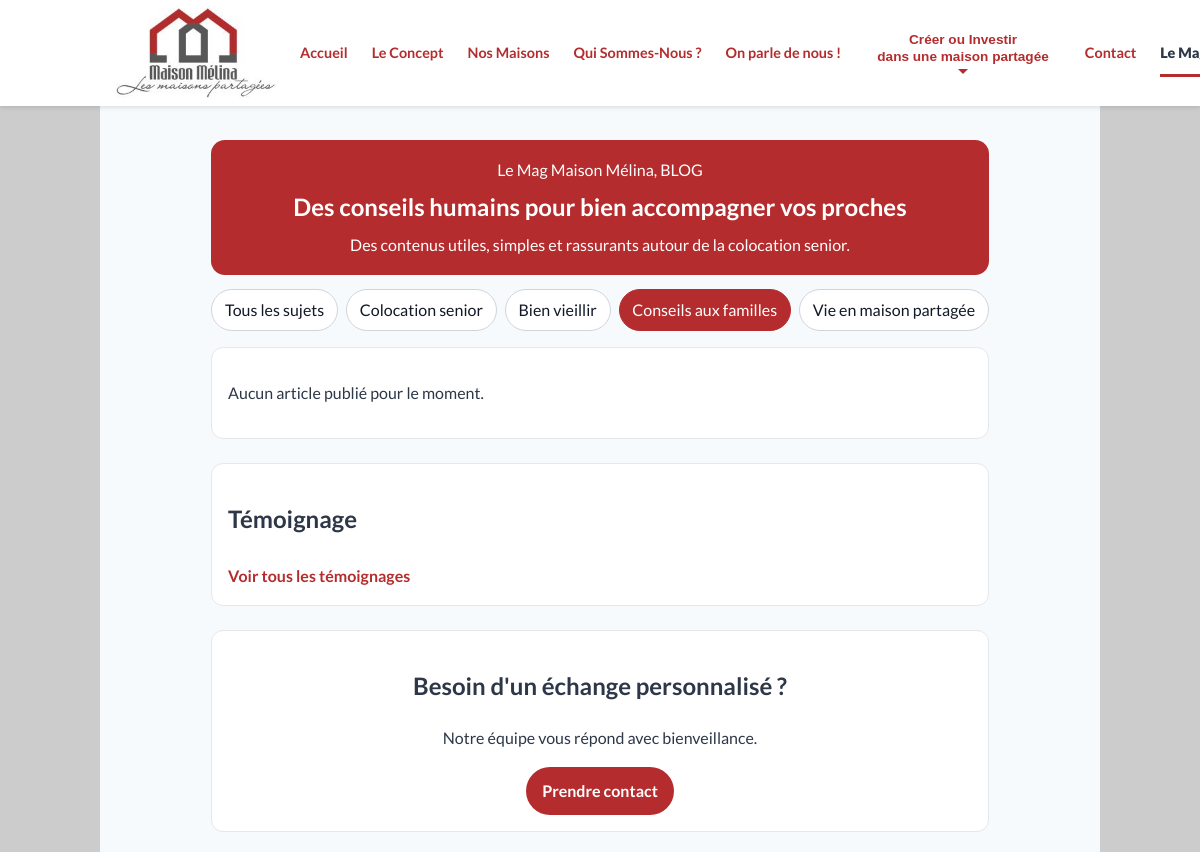
The app's page /le-mag/?category=conseils-aux-familles with its own data.
### tables this page shows
CREATE TABLE IF NOT EXISTS blog_categories (
  id VARCHAR(120) PRIMARY KEY,
  name VARCHAR(180) NOT NULL,
  description TEXT NULL,
  sort_order INT NOT NULL DEFAULT 0,
  created_at DATETIME NOT NULL DEFAULT CURRENT_TIMESTAMP,
  updated_at DATETIME NOT NULL DEFAULT CURRENT_TIMESTAMP ON UPDATE CURRENT_TIMESTAMP
);

### blog-lib/db.php (called while the page is built)
<?php
function blog_config(): array
{
    static $config = null;
    if ($config === null) {
        $config = require __DIR__ . '/config.php';
    }
    return $config;
}
function blog_pdo(): PDO
{
    static $pdo = null;
    if ($pdo !== null) {
        return $pdo;
    }
    $db = blog_config()['db'];
    $dsn = sprintf('mysql:host=%s;port=%d;dbname=%s;charset=%s', $db['host'], $db['port'], $db['name'], $db['charset']);
    $pdo = new PDO($dsn, $db['user'], $db['password'], [
        PDO::ATTR_ERRMODE => PDO::ERRMODE_EXCEPTION,
        PDO::ATTR_DEFAULT_FETCH_MODE => PDO::FETCH_ASSOC,
    ]);
    return $pdo;
}

### blog-lib/utils.php (called while the page is built, shortened)
<?php
require_once __DIR__ . '/db.php';
function blog_h(string $value): string
{
    return htmlspecialchars($value, ENT_QUOTES, 'UTF-8');
}
function blog_fetch_categories(): array
{
    $stmt = blog_pdo()->query('SELECT id, name, description, sort_order FROM blog_categories ORDER BY sort_order ASC, name ASC');
    return $stmt->fetchAll();
}

### blog-lib/config.php (called while the page is built)
<?php
return [
    'db' => [
        'host' => '127.0.0.1',
        'port' => 3306,
        'name' => 'maison_melina',
        'user' => 'root',
        'password' => '',
        'charset' => 'utf8mb4',
    ],
    'admin' => [
        'username' => 'admin',
        'password_hash' => '$2y$12$aAW1BKaX6cPoj5OIaS1nT.TtaV2pLEt/rbhK1iE6kAdJYugqBX9BC',
    ],
    'contact_url' => 'https://maison-m-lina.vercel.app/contact',
    'authors' => ['Thierry', 'Christine'],
];

### le-mag/index.php (the view, shortened to what this page needs)
<?php
require_once __DIR__ . '/../blog-lib/utils.php';
try {
    $pdo = blog_pdo();
    $categories = blog_fetch_categories();
    $category = isset($_GET['category']) ? trim((string) $_GET['category']) : '';
    $sql = "
    SELECT p.id, p.title, p.slug, p.excerpt, p.author_name, p.published_at, p.cta_variant, c.name AS category_name
    FROM blog_posts p
    JOIN blog_categories c ON c.id = p.category_id
    WHERE p.status = 'published'
    ";
    $params = [];
    if ($category !== '') {
        $sql .= " AND c.id = ?";
        $params[] = $category;
    }
    $sql .= ' ORDER BY p.published_at DESC, p.created_at DESC';
    $stmt = $pdo->prepare($sql);
    $stmt->execute($params);
    $posts = $stmt->fetchAll();
} catch (Throwable $e) {
    http_response_code(503);
    $contactUrl = (require __DIR__ . '/../blog-lib/config.php')['contact_url'] ?? '/contact';
    ?>
    <!DOCTYPE html>
    <html lang="fr">
    <head>
      <meta charset="UTF-8">
      <meta name="viewport" content="width=device-width, initial-scale=1.0">
      <title>Le Mag indisponible</title>
      <style>body{font-family:Arial,sans-serif;background:#f8fafc;padding:1rem}.box{max-width:720px;margin:2rem auto;background:#fff;border:1px solid #e5e7eb;border-radius:12px;padding:1rem}.btn{display:inline-block;background:#b42c2d;color:#fff;border-radius:999px;padding:.7rem 1rem;text-decoration:none;font-weight:700}</style>
    </head>
    <body>
      <main class="box">
        <h1>Le Mag est temporairement indisponible</h1>
        <p>Le service blog n'est pas encore connecté à la base de données sur cet environnement.</p>
        <p><a class="btn" href="<?= blog_h($contactUrl) ?>">Prendre contact</a></p>
      </main>
    </body>
    </html>
    <?php
    exit;
}
?>
<!DOCTYPE html>
<html lang="fr">
<head>
  <link rel="stylesheet" href="https://cdnjs.cloudflare.com/ajax/libs/font-awesome/6.5.1/css/all.min.css">
  <link rel="stylesheet" href="/_astro/benefices-economiques.DA2vvG5t.css">
  <link rel="stylesheet" href="/_astro/index.BVHY39ld.css">
</head>
<body data-astro-cid-sckkx6r4>
<div class="side-color left" data-astro-cid-sckkx6r4></div>
<div class="side-color right" data-astro-cid-sckkx6r4></div>
<div class="content-wrapper" data-astro-cid-sckkx6r4>
<header class="fixed-header" data-astro-cid-sckkx6r4>
  <nav aria-label="Navigation principale" data-astro-cid-sckkx6r4>
    <div class="nav-content" data-astro-cid-sckkx6r4>
      <a href="/" class="logo" aria-label="Accueil MAISON MÉLINA" data-astro-cid-sckkx6r4>
        <img src="/img/divers/logo.jpg" alt="Logo MAISON MÉLINA" class="logo-image" width="160" height="90" loading="eager" data-astro-cid-sckkx6r4>
      </a>
      <ul id="main-nav" class="nav-links" data-astro-cid-sckkx6r4>
        <li data-astro-cid-sckkx6r4><a href="/" data-astro-cid-sckkx6r4><span class="nav-text" data-astro-cid-sckkx6r4>Accueil</span></a></li>
        <li data-astro-cid-sckkx6r4><a href="/concept" data-astro-cid-sckkx6r4><span class="nav-text" data-astro-cid-sckkx6r4>Le Concept</span></a></li>
        <li data-astro-cid-sckkx6r4><a href="/nos-maisons" data-astro-cid-sckkx6r4><span class="nav-text" data-astro-cid-sckkx6r4>Nos Maisons</span></a></li>
        <li data-astro-cid-sckkx6r4><a href="/qui-sommes-nous" data-astro-cid-sckkx6r4><span class="nav-text" data-astro-cid-sckkx6r4>Qui Sommes-Nous ?</span></a></li>
        <li data-astro-cid-sckkx6r4><a href="/presse" data-astro-cid-sckkx6r4><span class="nav-text" data-astro-cid-sckkx6r4>On parle de nous !</span></a></li>
        <li class="has-submenu" data-astro-cid-sckkx6r4>
          <button class="submenu-toggle" type="button" aria-expanded="false" aria-haspopup="true" aria-controls="submenu-creer-votre-maison" data-astro-cid-sckkx6r4>
            <span class="nav-text two-lines" data-astro-cid-sckkx6r4>
              <span class="line" data-astro-cid-sckkx6r4>Créer ou Investir</span>
              <span class="line" data-astro-cid-sckkx6r4>dans une maison partagée</span>
            </span>
            <span class="submenu-indicator" aria-hidden="true" data-astro-cid-sckkx6r4></span>
          </button>
        </li>
        <li data-astro-cid-sckkx6r4><a href="/contact" data-astro-cid-sckkx6r4><span class="nav-text" data-astro-cid-sckkx6r4>Contact</span></a></li>
        <li data-astro-cid-sckkx6r4><a href="/le-mag" data-astro-cid-sckkx6r4><span class="nav-text" data-astro-cid-sckkx6r4>Le Mag</span></a></li>
      </ul>
    </div>
  </nav>
</header>
<div class="main-content" data-astro-cid-sckkx6r4>
<main class="mag-wrap">
  <section class="hero">
    <p>Le Mag Maison Mélina, BLOG</p>
    <h1>Des conseils humains pour bien accompagner vos proches</h1>
    <p>Des contenus utiles, simples et rassurants autour de la colocation senior.</p>
  </section>
  <nav class="filters" aria-label="Filtrer les catégories">
    <a class="chip <?= $category === '' ? 'active' : '' ?>" href="/le-mag/">Tous les sujets</a>
    <?php foreach ($categories as $c): ?>
      <a class="chip <?= $category === $c['id'] ? 'active' : '' ?>" href="/le-mag/?category=<?= blog_h($c['id']) ?>"><?= blog_h($c['name']) ?></a>
    <?php endforeach; ?>
  </nav>
  <section class="grid">
    <?php if (empty($posts)): ?>
      <article class="card"><p>Aucun article publié pour le moment.</p></article>
    <?php endif; ?>
  </section>
  <section class="section">
    <h2>Témoignage</h2>
    <a class="cta" href="/le-mag/temoignage.php">Voir tous les témoignages</a>
  </section>
  <section class="section" style="text-align:center">
    <h2>Besoin d'un échange personnalisé ?</h2>
    <p>Notre équipe vous répond avec bienveillance.</p>
    <a class="btn" href="<?= blog_h(blog_config()['contact_url']) ?>">Prendre contact</a>
  </section>
</main>
</div>
</div>
</body>
</html>

### _astro/benefices-economiques.DA2vvG5t.css (style rules this page uses)
:root { --primary-color: #b42c2d;--secondary-color: #d44142;--background-color: #F7FAFC;--text-color: #2D3748;--dark-accent: #2D3748;--side-color: #cccccc;--footer-bg: #2D3748;--footer-text: #F7FAFC;--font-family: "Lato", sans-serif;--heading-line-height: 1.2;--spacing-xs: .25rem;--spacing-sm: .5rem;--spacing-md: 1rem;--spacing-lg: 2rem;--spacing-xl: 3rem;--header-height: 110px;--container-max-width: 1000px;--mobile: 768px;--tablet: 1024px;--transition-fast: .2s ease;--transition-normal: .3s ease }
[data-astro-cid-sckkx6r4] { margin:0;padding:0;box-sizing:border-box }
html { font-family:var(--font-family);background:var(--background-color);color:var(--text-color);scroll-behavior:smooth }
body { min-height:100vh;display:flex;position:relative;line-height:1.6;-webkit-font-smoothing:antialiased;-moz-osx-font-smoothing:grayscale;text-rendering:optimizeLegibility }
.side-color[data-astro-cid-sckkx6r4] { position:fixed;top:0;bottom:0;width:15vw;background-color:var(--side-color);z-index:-1 }
.side-color[data-astro-cid-sckkx6r4].left { left:0 }
.side-color[data-astro-cid-sckkx6r4].right { right:0 }
.content-wrapper[data-astro-cid-sckkx6r4] { flex:1;display:flex;flex-direction:column;max-width:var(--container-max-width);margin:0 auto;background-color:var(--background-color) }
.fixed-header[data-astro-cid-sckkx6r4] { position:fixed;top:0;left:0;right:0;z-index:1000;background-color:#fff;box-shadow:0 2px 4px #0000001a }
.main-content[data-astro-cid-sckkx6r4] { margin-top:var(--header-height);flex:1;display:flex;flex-direction:column }
nav[data-astro-cid-sckkx6r4] { padding:.5rem 2rem }
.nav-content[data-astro-cid-sckkx6r4] { margin:0 auto;display:flex;justify-content:space-between;align-items:center;max-width:var(--container-max-width);padding:0 1rem;background-color:#fff }
.logo[data-astro-cid-sckkx6r4] { display:flex;align-items:center;text-decoration:none;flex-shrink:0 }
.logo-image[data-astro-cid-sckkx6r4] { height:90px;width:160px;object-fit:contain;margin-right:1rem }
.nav-links[data-astro-cid-sckkx6r4] { display:flex;list-style:none;align-items:center;gap:.5rem;margin-left:auto }
.nav-links[data-astro-cid-sckkx6r4] li[data-astro-cid-sckkx6r4] { padding:0 .5rem;position:relative }
.nav-links[data-astro-cid-sckkx6r4] a[data-astro-cid-sckkx6r4] { color:var(--primary-color);text-decoration:none;font-weight:700;transition:var(--transition-normal);font-size:.9rem;white-space:normal;padding:.5rem 0;position:relative;display:block;text-align:center }
.nav-links[data-astro-cid-sckkx6r4] a[data-astro-cid-sckkx6r4] .nav-text[data-astro-cid-sckkx6r4],.nav-links[data-astro-cid-sckkx6r4] button[data-astro-cid-sckkx6r4] .nav-text[data-astro-cid-sckkx6r4] { white-space:nowrap;display:inline-block }
.nav-links[data-astro-cid-sckkx6r4] a[data-astro-cid-sckkx6r4]:after { content:"";position:absolute;bottom:-4px;left:0;width:0;height:3px;background-color:var(--primary-color);transition:width var(--transition-normal) }
.nav-links[data-astro-cid-sckkx6r4] li.has-submenu[data-astro-cid-sckkx6r4] { padding:0 .5rem;position:relative; }
.nav-links[data-astro-cid-sckkx6r4] .submenu-toggle[data-astro-cid-sckkx6r4] { background:none;border:none;color:var(--primary-color);font-weight:700;cursor:pointer;padding:.5rem .75rem;display:flex;flex-direction:column;align-items:center;gap:.25rem;text-align:center;font-size:.9rem;transition:var(--transition-normal);appearance:none; }
.nav-links[data-astro-cid-sckkx6r4] .submenu-indicator[data-astro-cid-sckkx6r4] { width:0;height:0;border-left:5px solid transparent;border-right:5px solid transparent;border-top:5px solid var(--primary-color);transition:transform var(--transition-normal); }
.nav-links[data-astro-cid-sckkx6r4] a[data-astro-cid-sckkx6r4].active { color:var(--dark-accent);font-weight:900 }
.nav-links[data-astro-cid-sckkx6r4] a[data-astro-cid-sckkx6r4].active:after { width:100%;height:3px;background-color:var(--primary-color) }
.nav-text.two-lines[data-astro-cid-sckkx6r4] { display:flex;flex-direction:column;align-items:center;text-align:center;line-height:1.2;white-space:normal }
.two-lines[data-astro-cid-sckkx6r4] .line[data-astro-cid-sckkx6r4] { display:block;font-size:.85rem }
.nav-links[data-astro-cid-sckkx6r4] .submenu-toggle[data-astro-cid-sckkx6r4] { position:relative }

### records on screen
blog_categories: name "Colocation senior"
blog_categories: name "Bien vieillir"
blog_categories: name "Conseils aux familles"
blog_categories: name "Vie en maison partagée"
